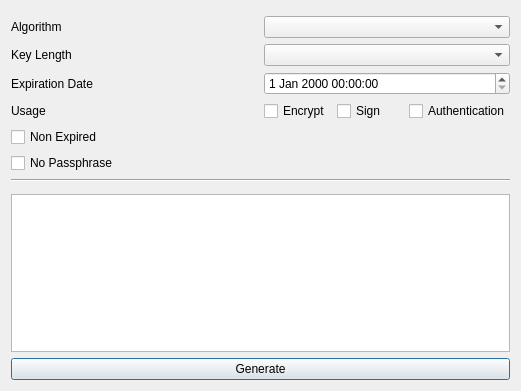
<?xml version="1.0" encoding="UTF-8"?>
<ui version="4.0">
 <class>SubkeyGenDialog</class>
 <widget class="QDialog" name="SubkeyGenDialog">
  <property name="geometry">
   <rect>
    <x>0</x>
    <y>0</y>
    <width>521</width>
    <height>391</height>
   </rect>
  </property>
  <property name="windowTitle">
   <string>Subkey Generation</string>
  </property>
  <layout class="QVBoxLayout" name="verticalLayout">
   <item>
    <layout class="QGridLayout" name="gridLayout_3">
     <property name="topMargin">
      <number>5</number>
     </property>
     <item row="2" column="1">
      <widget class="QDateTimeEdit" name="expireDateTimeEdit"/>
     </item>
     <item row="2" column="0">
      <widget class="QLabel" name="expireLabel">
       <property name="text">
        <string>Expiration Date</string>
       </property>
      </widget>
     </item>
     <item row="0" column="0">
      <widget class="QLabel" name="algoLabel">
       <property name="text">
        <string>Algorithm</string>
       </property>
      </widget>
     </item>
     <item row="0" column="1">
      <widget class="QComboBox" name="algoComboBox"/>
     </item>
     <item row="1" column="0">
      <widget class="QLabel" name="keyLengthLabel">
       <property name="text">
        <string>Key Length</string>
       </property>
      </widget>
     </item>
     <item row="1" column="1">
      <widget class="QComboBox" name="keyLengthComboBox"/>
     </item>
     <item row="3" column="0">
      <widget class="QLabel" name="usageLabel">
       <property name="text">
        <string>Usage</string>
       </property>
      </widget>
     </item>
     <item row="3" column="1">
      <layout class="QHBoxLayout" name="horizontalLayout">
       <item>
        <widget class="QCheckBox" name="encrCheckBox">
         <property name="text">
          <string>Encrypt</string>
         </property>
        </widget>
       </item>
       <item>
        <widget class="QCheckBox" name="signCheckBox">
         <property name="text">
          <string>Sign</string>
         </property>
        </widget>
       </item>
       <item>
        <widget class="QCheckBox" name="authCheckBox">
         <property name="text">
          <string>Authentication</string>
         </property>
        </widget>
       </item>
      </layout>
     </item>
     <item row="4" column="0" colspan="2">
      <widget class="QCheckBox" name="nonExpiredCheckBox">
       <property name="text">
        <string>Non Expired</string>
       </property>
      </widget>
     </item>
     <item row="5" column="0" colspan="2">
      <widget class="QCheckBox" name="nonPassphraseCheckBox">
       <property name="text">
        <string>No Passphrase</string>
       </property>
      </widget>
     </item>
    </layout>
   </item>
   <item>
    <widget class="Line" name="line">
     <property name="orientation">
      <enum>Qt::Orientation::Horizontal</enum>
     </property>
    </widget>
   </item>
   <item>
    <spacer name="verticalSpacer">
     <property name="orientation">
      <enum>Qt::Orientation::Vertical</enum>
     </property>
     <property name="sizeHint" stdset="0">
      <size>
       <width>20</width>
       <height>40</height>
      </size>
     </property>
    </spacer>
   </item>
   <item>
    <widget class="QPlainTextEdit" name="statusPlainTextEdit"/>
   </item>
   <item>
    <widget class="QPushButton" name="generateButton">
     <property name="text">
      <string>Generate</string>
     </property>
    </widget>
   </item>
  </layout>
 </widget>
 <tabstops>
  <tabstop>algoComboBox</tabstop>
  <tabstop>keyLengthComboBox</tabstop>
  <tabstop>expireDateTimeEdit</tabstop>
  <tabstop>encrCheckBox</tabstop>
  <tabstop>signCheckBox</tabstop>
  <tabstop>authCheckBox</tabstop>
  <tabstop>nonExpiredCheckBox</tabstop>
  <tabstop>nonPassphraseCheckBox</tabstop>
  <tabstop>statusPlainTextEdit</tabstop>
  <tabstop>generateButton</tabstop>
 </tabstops>
 <resources/>
 <connections/>
</ui>
